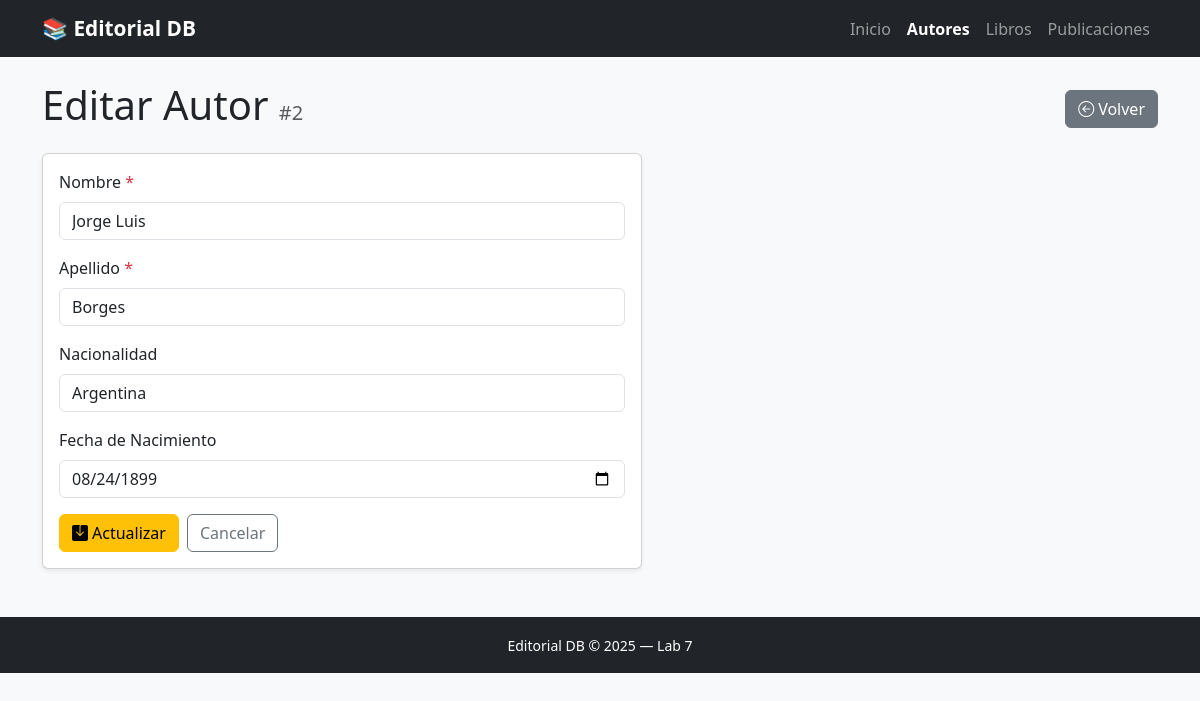
The page /autores/editar.php?id=2 on the database its author committed.
### tables this page shows
CREATE TABLE autores (
    id               INT           AUTO_INCREMENT PRIMARY KEY,
    nombre           VARCHAR(100)  NOT NULL,
    apellido         VARCHAR(100)  NOT NULL,
    nacionalidad     VARCHAR(100),
    fecha_nacimiento DATE
);

### autores/editar.php (the view, shortened to what this page needs)
<?php
$id = (int)($_GET['id'] ?? $_POST['id'] ?? 0);
$conn = getConnection();
$stmt = $conn->prepare("SELECT * FROM autores WHERE id = ?");
$stmt->bind_param('i', $id);
$stmt->execute();
$autor = $stmt->get_result()->fetch_assoc();
$nombre           = $autor['nombre'];
$apellido         = $autor['apellido'];
$nacionalidad     = $autor['nacionalidad'] ?? '';
$fecha_nacimiento = $autor['fecha_nacimiento'] ?? '';
require_once '../includes/header.php';
?>
<div class="d-flex justify-content-between align-items-center mb-3">
    <h1>Editar Autor <small class="text-muted fs-5">#<?= $id ?></small></h1>
    <a href="index.php" class="btn btn-secondary">
        <i class="bi bi-arrow-left-circle me-1"></i>Volver
    </a>
</div>
<div class="card shadow-sm" style="max-width:600px;">
    <div class="card-body">
        <form method="POST" action="editar.php" novalidate>
            <div class="mb-3">
                <label for="nombre" class="form-label">Nombre <span class="text-danger">*</span></label>
                <input type="text" id="nombre" name="nombre" class="form-control"
                       value="<?= htmlspecialchars($nombre) ?>" required>
            </div>
            <div class="mb-3">
                <label for="apellido" class="form-label">Apellido <span class="text-danger">*</span></label>
                <input type="text" id="apellido" name="apellido" class="form-control"
                       value="<?= htmlspecialchars($apellido) ?>" required>
            </div>
            <div class="mb-3">
                <label for="nacionalidad" class="form-label">Nacionalidad</label>
                <input type="text" id="nacionalidad" name="nacionalidad" class="form-control"
                       value="<?= htmlspecialchars($nacionalidad) ?>">
            </div>
            <div class="mb-3">
                <label for="fecha_nacimiento" class="form-label">Fecha de Nacimiento</label>
                <input type="date" id="fecha_nacimiento" name="fecha_nacimiento" class="form-control"
                       value="<?= htmlspecialchars($fecha_nacimiento) ?>">
            </div>
            <div class="d-flex gap-2">
                <button type="submit" class="btn btn-warning">
                    <i class="bi bi-save-fill me-1"></i>Actualizar
                </button>
                <a href="index.php" class="btn btn-outline-secondary">Cancelar</a>
            </div>
        </form>
    </div>
</div>
<?php require_once '../includes/footer.php'; ?>

### includes/header.php (style rules this page uses)
body { background-color: #f8f9fa; }

### rows shown on the page
autores: nombre "Jorge Luis", apellido "Borges", nacionalidad "Argentina", fecha_nacimiento "08/24/1899"

### other values the page prints
$link['label'] "Inicio"
$link['label'] "Autores"
$link['label'] "Libros"
$link['label'] "Publicaciones"
$id "2"
